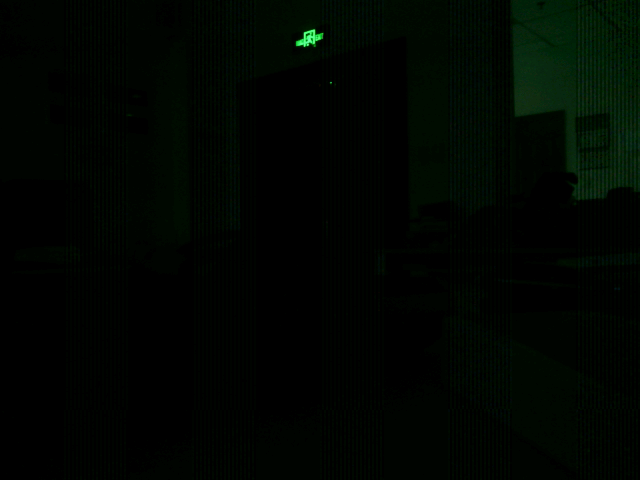
#> input picture fpga/sim/ov5640_tb/board/cam1_kf.ppm, 640 x 480 px, found by its file name
$ python ascii_cams.py
#> lines starting #> are read from the running program, lines starting #| are printed output that depends on the picture
import numpy as np
from PIL import Image
a = np.asarray(Image.open(r"sim\ov5640_tb\board\cam1_kf.ppm").convert("L")).astype(np.float64)
b = np.asarray(Image.open(r"sim\ov5640_tb\board\cam2_raw.ppm").convert("L")).astype(np.float64)
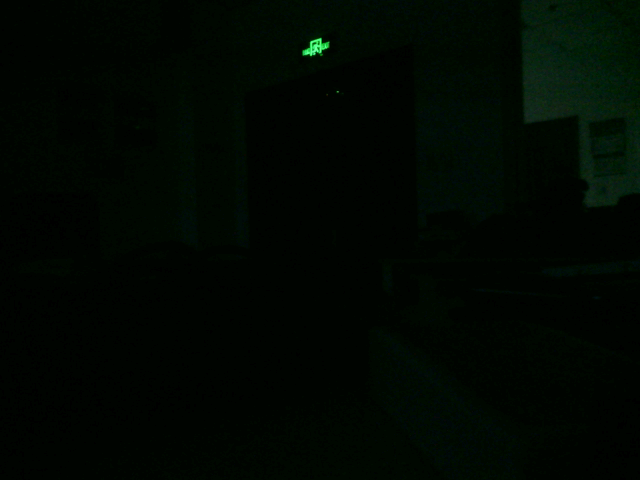
#> input picture fpga/sim/ov5640_tb/board/cam2_raw.ppm, 640 x 480 px, found by its file name
chars=" .:-=+*#%@"
for tag,x in (("cam2_RAW",b),("cam1_KF",a)):
    h,w=x.shape; H,W=30,80
    s=x[:h//H*H,:w//W*W].reshape(H,h//H,W,w//W).mean((1,3))
    mx=s.max()
    print("--- %s  (max block mean %.1f) ---"%(tag,mx))
    for r in s:
        print("".join(chars[min(9,int(v/mx*9.999))] for v in r))
#> this loop made 2 passes
#> (tag, h, w, H, W, mx) on passes 1 to 2: ('cam2_RAW', 480, 640, 30, 80, 88.76), ('cam1_KF', 480, 640, 30, 80, 138)
#> (printed output is left out)
#> pass 1, `s=x[:h//H*H,:w//W*W].reshape(H,h//H,W,w//W).mean((1,3))`:
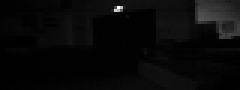
#> s: shape (30, 80) float64 (shown 3 times larger); min 1.06, max 88.76, mean 4.4; drawn with min black and max white
#> pass 2, `s=x[:h//H*H,:w//W*W].reshape(H,h//H,W,w//W).mean((1,3))`:
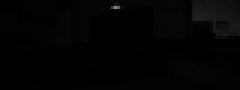
#> s: shape (30, 80) float64 (shown 3 times larger); min 0, max 138, mean 3.4
